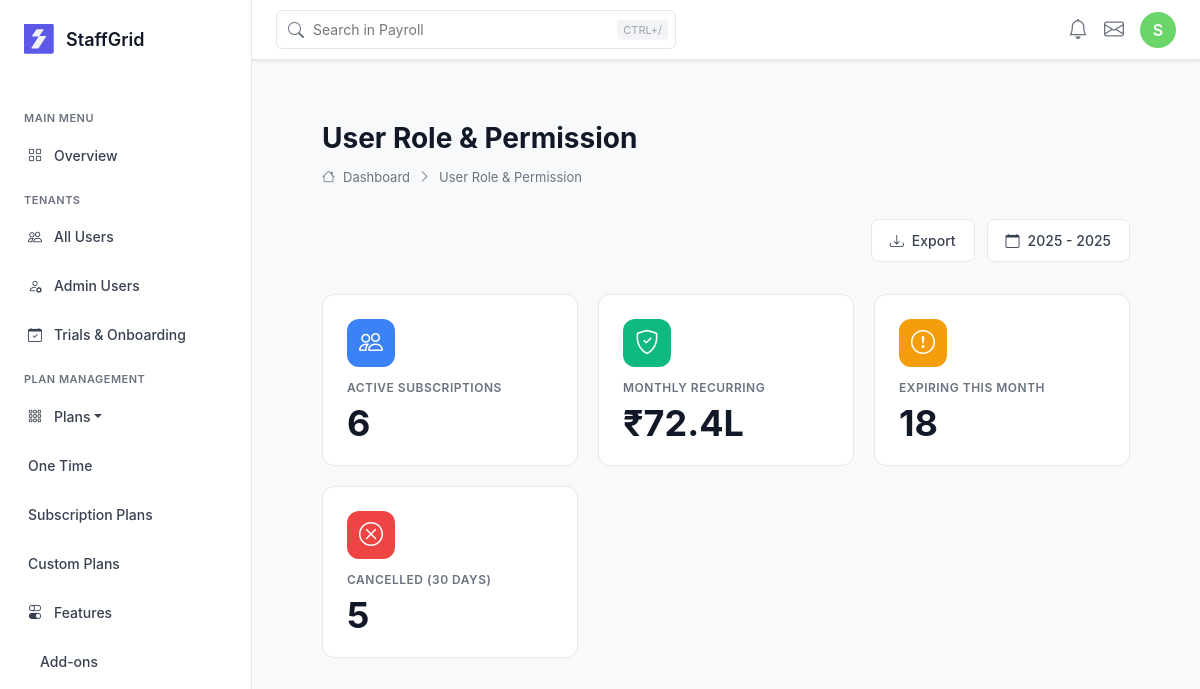
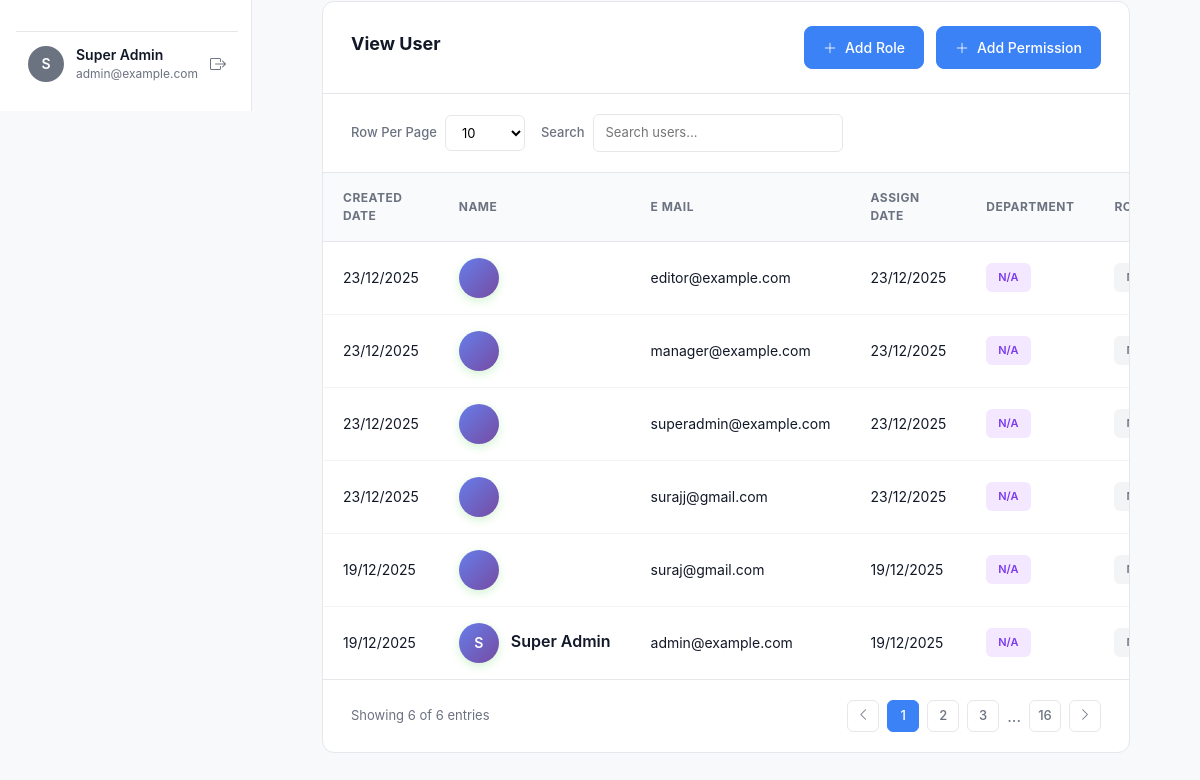
/roles-permissions/users-roles-permissions/ (signed in), run on an earlier commit of the app's database (2 pictures, top to bottom).
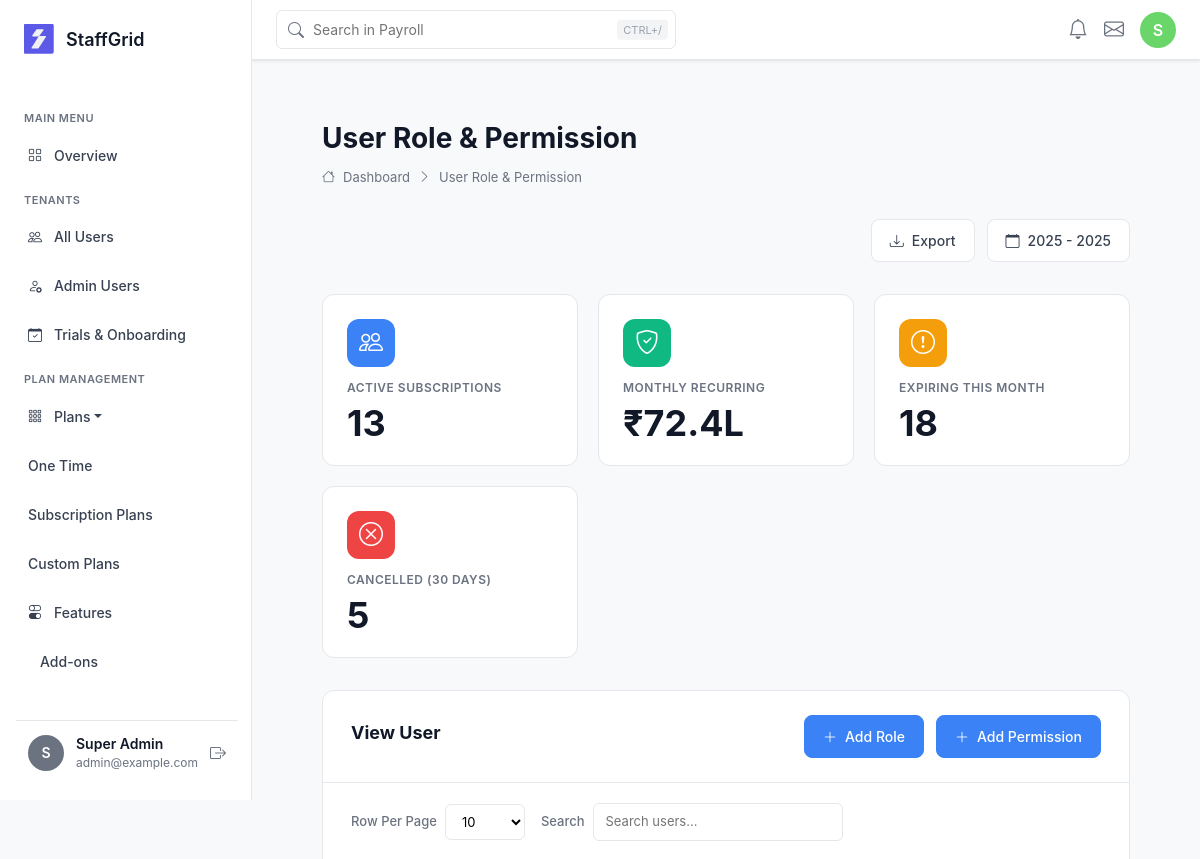
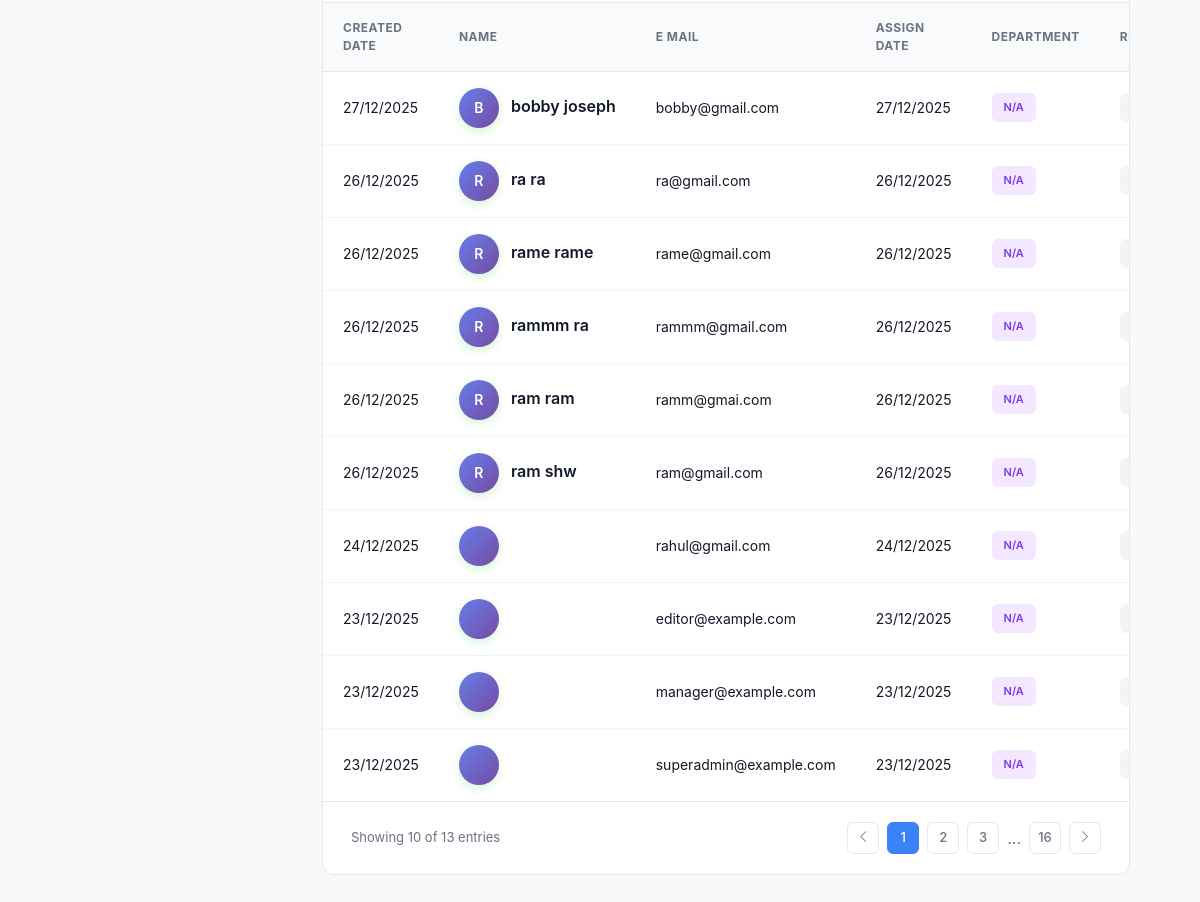
And on a later commit of the database (2 pictures, top to bottom).
### saas/models/user.py (models this page shows, shortened)
class CustomUser(AbstractUser):
    email = models.EmailField(unique=True)
    role = models.ForeignKey(
        'Role',
        on_delete=models.SET_NULL,
        null=True,
        blank=True,
        related_name='users'
    )
    tenant = models.ForeignKey(
        'Tenant',
        on_delete=models.CASCADE,
        null=True,
        blank=True,
        related_name='users'
    )
    phone = models.CharField(max_length=15, blank=True, null=True)
    address = models.TextField(blank=True, null=True)
    profile_picture = models.ImageField(upload_to='profile_pictures/', blank=True, null=True)
    is_verified = models.BooleanField(default=False)
    created_at = models.DateTimeField(default=timezone.now)
    updated_at = models.DateTimeField(auto_now=True)
    USERNAME_FIELD = 'email'
    REQUIRED_FIELDS = ['username']
    objects = CustomUserManager()
    class Meta:
        db_table = 'custom_users'
        ordering = ['-date_joined']
        indexes = [
            models.Index(fields=['email']),
            models.Index(fields=['role']),
            models.Index(fields=['is_active']),
            models.Index(fields=['is_verified']),
        ]

### saas/views/access_control_views.py (the view, shortened to what this page needs)
# urls.py: path('users-roles-permissions/', user_role_permissions, name='user_role_permissions'),
@login_required(login_url='auth:login')
def user_role_permissions(request):
    users_queryset = User.objects.all().order_by('-date_joined')
    search_query = request.GET.get('search', '')
    page_num = request.GET.get('page', 1)
    rows_per_page = request.GET.get('rows_per_page', 10)
    paginator = Paginator(users_queryset, rows_per_page)
    try:
        page = paginator.page(page_num)
    except (EmptyPage, PageNotAnInteger):
        page = paginator.page(1)
    total_users = User.objects.count()
    active_users = User.objects.filter(is_active=True).count()
    roles_count = Role.objects.count()
    permissions_count = Permission.objects.count()
    context = {
        'users': page.object_list,
        'page_obj': page,
        'paginator': paginator,
        'total_users': total_users,
        'active_users': active_users,
        'roles_count': roles_count,
        'permissions_count': permissions_count,
        'expiring_count': 18,  # Placeholder for subscription expiring count
        'search_query': search_query,
        'rows_per_page': rows_per_page,
        'current_section': 'roles_permissions',
    }
    return render(request, 'access_control/roles_permissions.html', context)

### saas/auth_backend.py (called while the page is built)
    def get_user(self, user_id):
        try:
            return User.objects.get(pk=user_id)
        except User.DoesNotExist:
            return None

### saas/context_processors.py (called while the page is built)
def users_and_roles(request):
    users = CustomUser.objects.select_related('role').all()
    roles = Role.objects.prefetch_related('users').all()
    payments = PaymentTransaction.objects.select_related('tenant').all()[:5]
    return {
        'users': users,
        'roles': roles,
        'payments': payments,
    }

### saas/templates/access_control/roles_permissions.html (shortened to what the changed rows need)
{% extends 'base.html' %}
{% block extra_css %}
<link href="https://cdn.jsdelivr.net/npm/bootstrap@5.3.2/dist/css/bootstrap.min.css" rel="stylesheet">
<link rel="stylesheet" href="https://cdn.jsdelivr.net/npm/bootstrap-icons@1.11.1/font/bootstrap-icons.css">
{% endblock %}
{% block content %}
<div class="page-container">
    <div class="page-header">
        <h1 class="page-title">User Role & Permission</h1>
    </div>
    <div class="stats-grid">
        <div class="stat-card">
            <div class="stat-icon blue">
                <i class="bi bi-people"></i>
            </div>
            <div class="stat-label">Active Subscriptions</div>
            <div class="stat-value">{{ total_users }}</div>
        </div>
    </div>
    <div class="content-section">
        <div class="section-header">
            <h2 class="section-title">View User</h2>
        </div>
        <div class="table-container">
            <table class="table-custom">
                <thead>
                    <tr>
                        <th>Created Date</th>
                        <th>Name</th>
                        <th>E mail</th>
                        <th>Assign Date</th>
                        <th>Department</th>
                        <th>Role</th>
                    </tr>
                </thead>
                <tbody>
                    {% if users %}
                    {% for user in users %}
                    <tr>
                        <td>{{ user.created_at|date:"d/m/Y" }}</td>
                        <td>
                            <div class="user-cell">
                                <div class="user-avatar">{{ user.first_name|first|upper }}</div>
                                <div class="user-info">
                                    <div class="user-name">{{ user.first_name }} {{ user.last_name }}</div>
                                </div>
                            </div>
                        </td>
                        <td>{{ user.email }}</td>
                        <td>{{ user.created_at|date:"d/m/Y" }}</td>
                        <td>
                            <span class="badge-custom badge-admin">
                                {% if user.department %}{{ user.department }}{% else %}N/A{% endif %}
                            </span>
                        </td>
                        <td>
                            <div class="role-list">
                                {% for role in user.role_set.all %}
                                <span class="role-tag admin">{{ role.name }}</span>
                                {% empty %}
                                <span class="badge-custom" style="background: #F3F4F6; color: #6B7280;">No Role</span>
                                {% endfor %}
                            </div>
                        </td>
                    </tr>
                    {% endfor %}
                    {% endif %}
                </tbody>
            </table>
        </div>
        <div class="pagination-custom">
            <div class="pagination-info">
                Showing {{ users|length }} of {{ total_users }} entries
            </div>
            <div class="pagination-controls">
                <a href="#" class="page-btn" title="Previous">
                </a>
                <a href="#" class="page-btn active">1</a>
                <a href="#" class="page-btn">2</a>
                <a href="#" class="page-btn">3</a>
                <span style="color: #6B7280;">...</span>
                <a href="#" class="page-btn">16</a>
                <a href="#" class="page-btn" title="Next">
                </a>
            </div>
        </div>
    </div>
</div>
{% endblock %}

### saas/templates/base.html (shortened to what the changed rows need)
<!DOCTYPE html>
<html lang="en">
<head>
    <link href="https://cdn.jsdelivr.net/npm/bootstrap@5.3.2/dist/css/bootstrap.min.css" rel="stylesheet">
    <link rel="stylesheet" href="https://cdn.jsdelivr.net/npm/bootstrap-icons@1.11.1/font/bootstrap-icons.css">
    {% block extra_css %}{% endblock %}
</head>
<body>
    <div class="main-container">
        <aside class="sidebar">
            {% if user.is_authenticated %}
            <div class="user-profile-bottom">
                <div class="user-avatar-small">
                    {{ user.first_name.0|upper|default:user.username.0|upper }}
                </div>
                <div class="user-info-small">
                    <div class="user-name-small">Super Admin</div>
                    <div class="user-email-small">{{ user.email }}</div>
                </div>
                <form method="POST" action="{% url 'logout' %}" style="margin: 0;">
                    <button type="submit"
                        style="background: none; border: none; color: var(--Grey-Grey-500); cursor: pointer;">
                        <i class="bi bi-box-arrow-right"></i>
                    </button>
                </form>
            </div>
            {% endif %}
        </aside>
        <nav class="top-navbar"
            style="position: fixed; top: 0; left: 252px; right: 0; height: 60px; background: #fff; border-bottom: 1px solid #E5E7EB; z-index: 999; display: flex; align-items: center; padding: 0 24px; box-shadow: 0 1px 3px rgba(0,0,0,0.1);">
            <div style="display: flex; align-items: center; gap: 16px;">
                <i class="bi bi-bell" style="font-size: 20px; color: #6B7280; cursor: pointer;"></i>
                <i class="bi bi-envelope" style="font-size: 20px; color: #6B7280; cursor: pointer;"></i>
                <div
                    style="width: 36px; height: 36px; border-radius: 50%; background: #6AD66A; display: flex; align-items: center; justify-content: center; color: white; font-weight: 600; cursor: pointer;">
                    {{ user.first_name.0|upper|default:user.username.0|upper }}
                </div>
            </div>
        </nav>
        <main class="main-content" style="margin-top: 60px;">
            {% block content %}{% endblock %}
        </main>
    </div>
</body>
</html>

What changed in the data, as far as the page shows it:
no longer on one of the page's lists (row edited): CustomUser: created_at "19/12/2025", first_name|first "S", first_name "Super", last_name "Admin", email "admin@example.com"
no longer on this page (row unchanged): CustomUser: created_at "23/12/2025", email "surajj@gmail.com"
no longer on this page (row unchanged): CustomUser: created_at "19/12/2025", email "suraj@gmail.com"
added CustomUser: created_at "27/12/2025", first_name|first "B", first_name "bobby", last_name "joseph", email "bobby@gmail.com"
added CustomUser: created_at "26/12/2025", first_name|first "R", first_name "ra", last_name "ra", email "ra@gmail.com"
added CustomUser: created_at "26/12/2025", first_name|first "R", first_name "rame", last_name "rame", email "rame@gmail.com"
added CustomUser: created_at "26/12/2025", first_name|first "R", first_name "rammm", last_name "ra", email "rammm@gmail.com"
added CustomUser: created_at "26/12/2025", first_name|first "R", first_name "ram", last_name "ram", email "ramm@gmai.com"
added CustomUser: created_at "26/12/2025", first_name|first "R", first_name "ram", last_name "shw", email "ram@gmail.com"
added CustomUser: created_at "24/12/2025", email "rahul@gmail.com"
Also different on the page:
{{ total_users }}: "6" → "13"
{{ users|length }}: "6" → "10"
